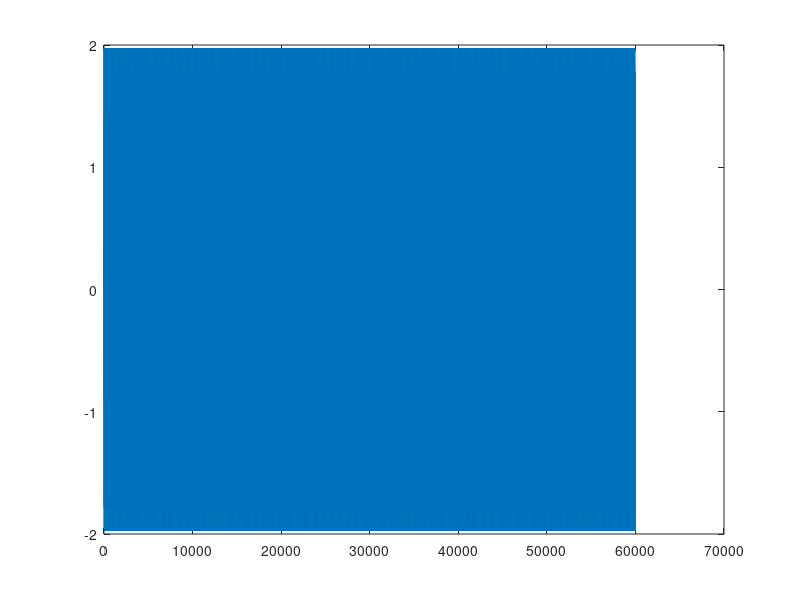

This chart was generated by the following MATLAB code:
clc;
fs = 6000;
f1 = 450;
f2 = 550;
t = [0:1/fs:10];
wave1 = sin(2*pi*f1*t);
wave2 = sin(2*pi*f2*t);
output = wave1 + wave2;
plot(output)
sound(output, fs);
